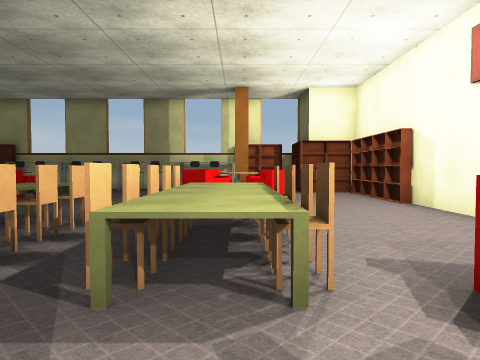
[1] (above)

22 first-person views from a walk through a robot-simulator world made for Webots. The camera is 0.9 m above the floor, tilts 2° down and sees 70° across. Doors are drawn as open doorways. The floor is counted in squares, 1 m on a side. Each view is taken from the middle of a square. On the plan, view 1 faces up. The plan holds only what a view shows up to about 12 squares ahead; the rest is blank. Robots are left out. Simple shapes and patterns stand in for the simulator's stock objects.

[2]
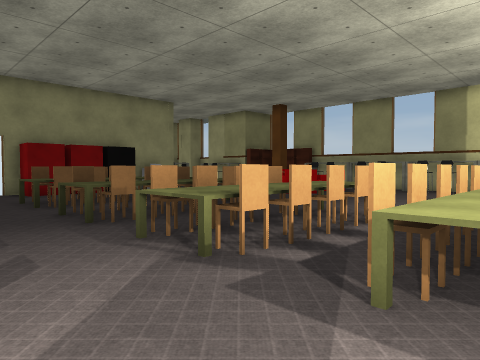

[3]
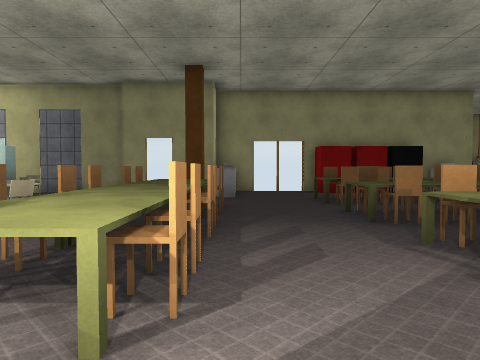

[4]
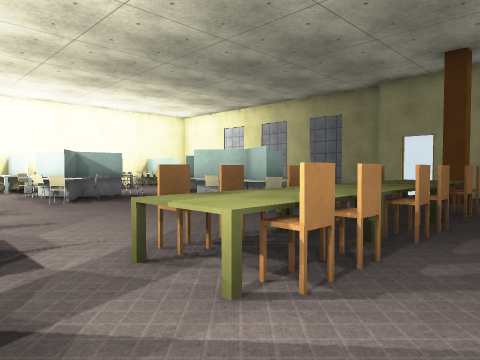

[5]
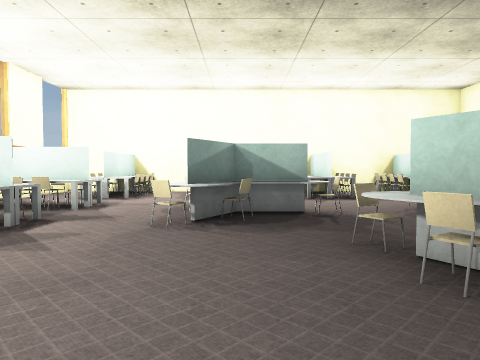

[6]
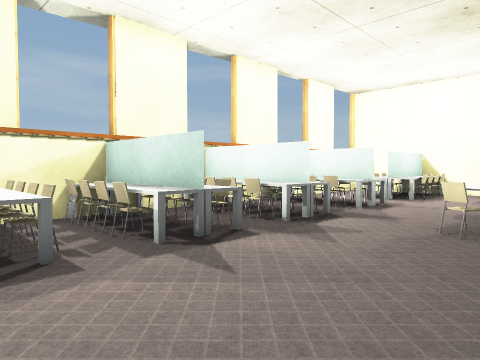

[7]
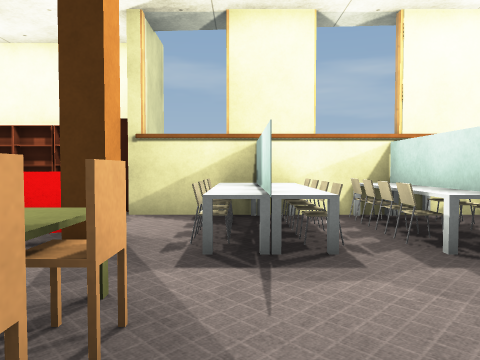

[8]
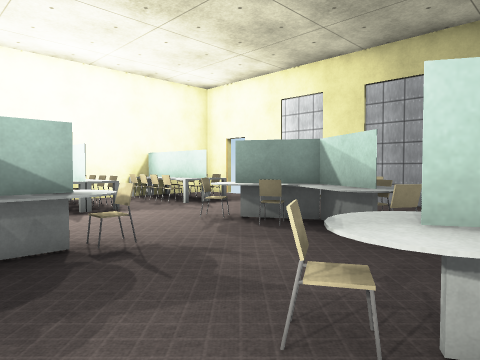

[9]
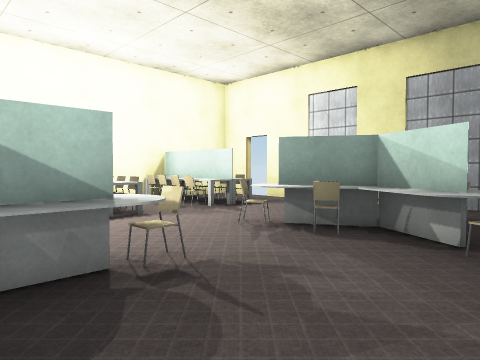

[10]
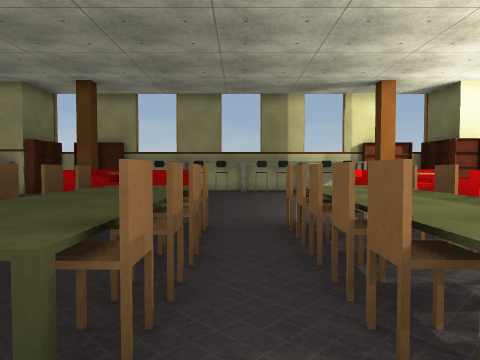

[11]
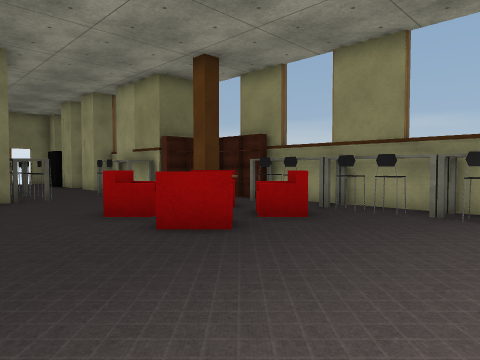

[12]
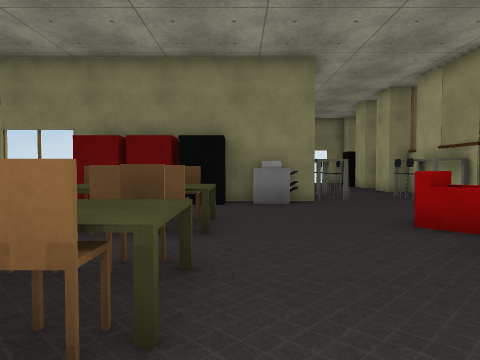

[13]
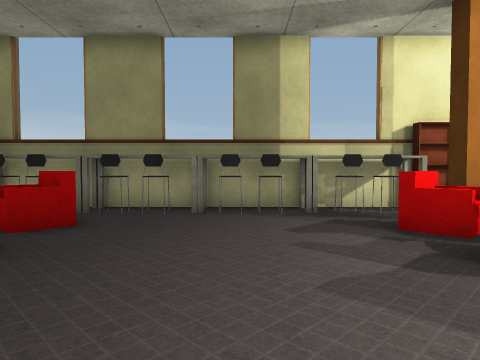

[14]
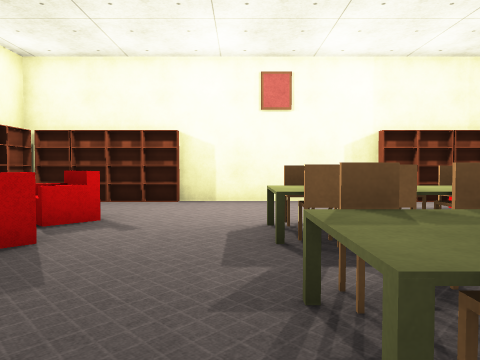

[15]
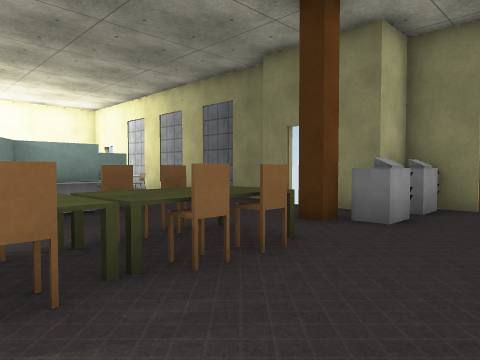

[16]
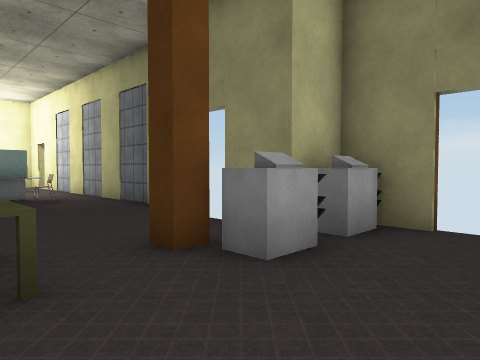

[17]
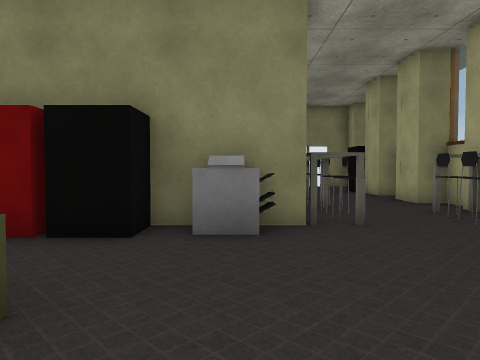

[18]
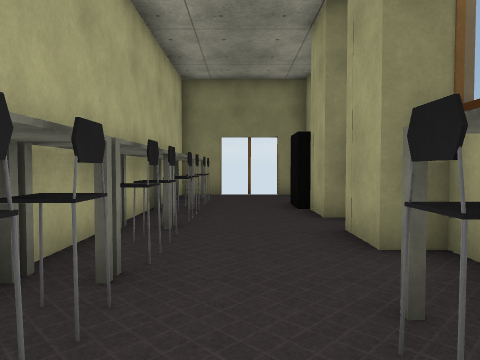

[19]
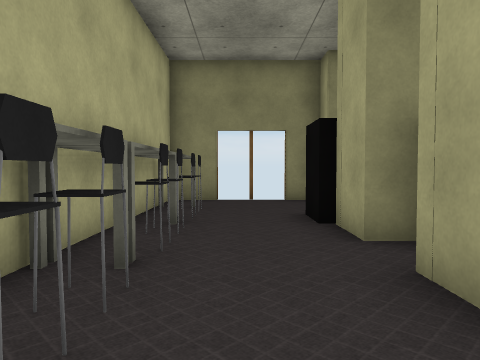

[20]
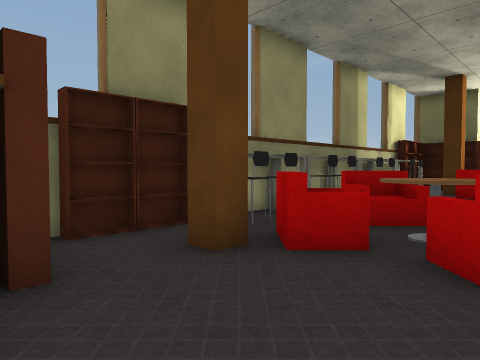

[21]
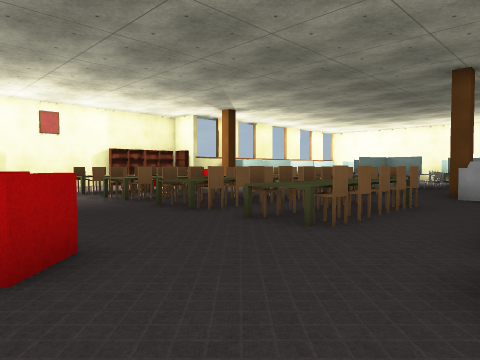

[22]
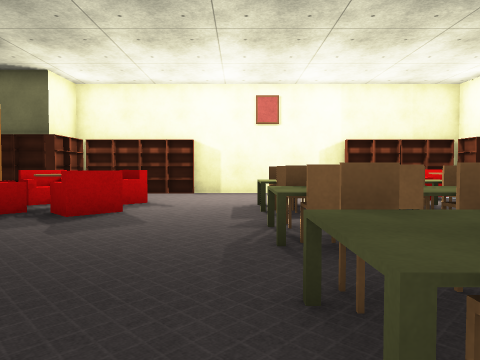

### Floor plan
Points are (right, up) in squares from view 1. A wall is a line through its corners. A room is listed if a view was taken in it or the views show most of it. See-through windows are left out.
Room 1 (views 1, 2, 3, 4, 5, 6, 7, 8, 9, 10, 11, 12, 13, 14, 15, 16, 17, 18, 19, 20, 21, 22)
walls: (0.4, -1.5) (-0.2, -1.5) (-0.2, -1); (-12, -3.3) (-12, -4.1); (-13.4, 0.6) (-13.4, -0.9) (-12, -0.9) (-12, -2.4); (-12.4, -4.5) (-12.4, -11.4); (-13.4, 5.3) (-12.4, 5.3) (-12.4, 2.9) (-13.4, 2.9) (-13.4, 2.4); (3.2, -0.9) (4, -0.9) (4, 3.3); (4.3, 0.5) (4.3, 10.5); (-13.4, 9.1) (-13.4, 6.6) (-12.4, 6.6); (4, 8.6) (4, 12.8); (-10.1, 13.4) (-10.1, 12.9) (-10.6, 12.9) (-10.6, 13.4); (0.4, 12.9) (-0.2, 12.9) (-0.2, 13.4); (-9.6, 14.5) (-11.6, 14.5); (4.3, 10.6) (4.3, 12.7); (-12.4, 13.9) (-12.4, 13.1); (-12.2, 14) (-12.2, 12.9) (-15.6, 12.9); (2.6, -11) (2.6, -0.8); (3.1, 12.7) (2.6, 12.7) (2.6, 13.7); (0.6, 14.5) (-0.1, 14.5); (0.7, 14.9) (-11.6, 14.9); (4.3, 12.5) (2.2, 12.5) (2.2, 13.9); (-16.7, 12.5) (-18, 12.5); (-12.4, -13.5) (-12.4, -14.3); (-16, 13.3) (-16.7, 13.3); (-12.4, -15.1) (-12.4, -15.6); (-19.2, 12.5) (-20.5, 12.5); (-1.8, -16.2) (0, -16.2); (-11.8, -16.2) (-7.5, -16.2); (2.6, -15) (2.6, -11.4); (-24.6, 10.4) (-24.6, 9) (-15.8, 9); (-24.6, 12.9) (-24.6, 12.2)
ways out: gap at (-13, -14.5)
objects: table (-23, 10); chair (-22, 10); chair (-21, 10); chair (-20, 10); chair (-19, 10); table (-18, 10); chair (-17, 10); chair (-16, 10); chair (-15, 10); chair (-15, 12); chair (-14, 10); chair (-14, 12); printer (-13, 0); printer (-13, 8); table (-13, 12); table (-11, -15) to (-11, -14); table (-11, -11) to (-8, -8); printer (-11, -1) to (-11, 0); table (-10, -15) to (-10, -13); table (-10, 2) to (-9, 2); chair (-10, 3); chair (-10, 4); chair (-10, 5); chair (-10, 6); armchair (-10, 10) to (-9, 11); armchair (-10, 12) to (-9, 13); table (-9, -15) to (-9, -14); chair (-9, 3); chair (-9, 4); chair (-9, 5); chair (-9, 6); chair (-9, 14); table (-8, -7) to (-6, -4); chair (-8, -2); chair (-8, -1); armchair (-8, 10) to (-7, 11); round table (-8, 11); armchair (-8, 12) to (-7, 13); chair (-8, 14); table (-7, -15) to (-7, -13); chair (-7, -2); chair (-7, -1); table (-7, 2) to (-6, 2); chair (-7, 3); chair (-7, 4); chair (-7, 5); chair (-7, 6); chair (-7, 14); table (-6, -15) to (-6, -14); table (-6, -13); table (-6, -12) to (-3, -8); chair (-6, -2); chair (-6, -1); chair (-6, 3); chair (-6, 4); chair (-6, 5); chair (-6, 6); chair (-6, 14); chair (-5, -2); chair (-5, -1); table (-5, 14); table (-4, -2) to (-4, -1); table (-4, 2) to (-3, 2); chair (-4, 3); chair (-4, 4); chair (-4, 5); chair (-4, 6); chair (-4, 14); other object (-3, -15) to (-3, -13); chair (-3, -2); chair (-3, -1); chair (-3, 3); chair (-3, 4); chair (-3, 5); chair (-3, 6); chair (-3, 14); chair (-2, -2); chair (-2, -1); chair (-2, 14); table (-1, -15) to (-1, -14); table (-1, 2) to (0, 6); chair (-1, 3); chair (-1, 4); chair (-1, 5); chair (-1, 6); armchair (-1, 10) to (0, 10); armchair (-1, 11) to (0, 12); chair (-1, 14); table (0, -15) to (0, -13); table (0, -12) to (2, -11); table (0, -11) to (2, -10); table (0, -9) to (2, -9); table (0, -8) to (2, -8); table (0, -6) to (2, -6); table (0, -5) to (2, -5); table (0, -4) to (2, -4); table (0, -3) to (2, -3); other object (0, 11); table (0, 14); table (1, -15) to (1, -14); other object (1, -13); armchair (1, 0) to (2, 1); chair (1, 3); chair (1, 4); other object (1, 5); chair (1, 6); armchair (1, 10) to (1, 11); armchair (1, 12) to (1, 13); armchair (2, 1) to (3, 2); armchair (3, 0) to (3, 1)

Where each view was taken, in squares from view 1:
view 1: 0 up, 0 right, facing up
view 2: 0 up, 0 right, facing up-left
view 3: 0 up, 0 right, facing left
view 4: 1 up, 0 right, facing down-left
view 5: 3 down, 4 left, facing down
view 6: 3 down, 4 left, facing down-right
view 7: 3 down, 4 left, facing right
view 8: 6 down, 4 left, facing down-left
view 9: 7 down, 4 left, facing down-left
view 10: 1 up, 5 left, facing up
view 11: 7 up, 3 left, facing up-left
view 12: 7 up, 4 left, facing left
view 13: 7 up, 4 left, facing up
view 14: 7 up, 5 left, facing right
view 15: 2 up, 5 left, facing down-left
view 16: 2 up, 8 left, facing down-left
view 17: 8 up, 8 left, facing left
view 18: 11 up, 13 left, facing left
view 19: 11 up, 15 left, facing left
view 20: 10 up, 13 left, facing up-right
view 21: 11 up, 13 left, facing down-right
view 22: 7 up, 8 left, facing right
